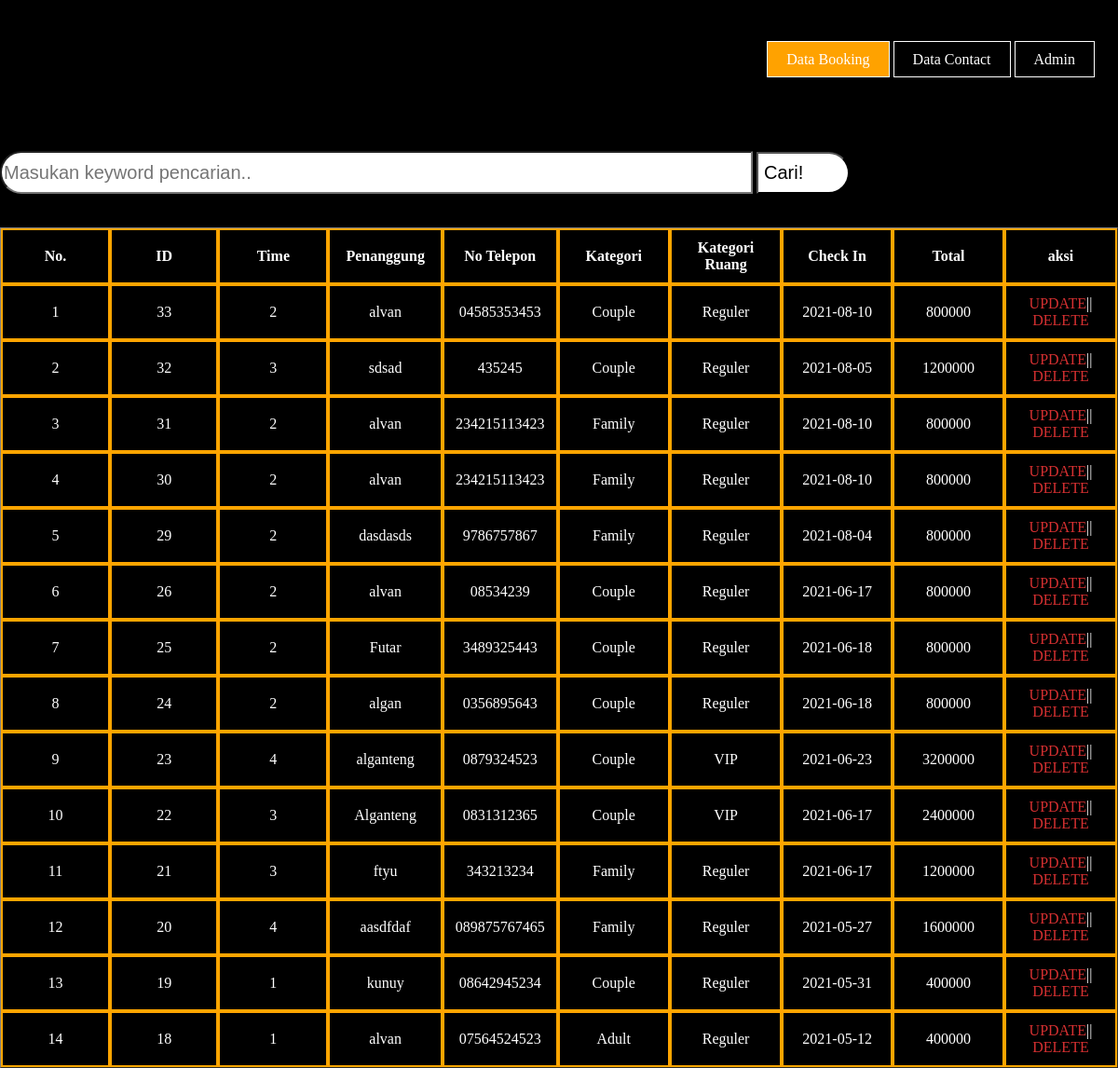
Screenshot of /data_booking.php (signed in) with the database file from the repository.
### tables this page shows
CREATE TABLE `booking` (
  `id` int(20) NOT NULL,
  `check_in` varchar(20) NOT NULL,
  `time` varchar(20) NOT NULL,
  `penanggung` varchar(20) NOT NULL,
  `no_telepon` varchar(20) NOT NULL,
  `kategori` varchar(20) NOT NULL,
  `kategories_room` varchar(20) NOT NULL,
  `total` varchar(20) NOT NULL,
  `pembayaran` varchar(10) NOT NULL
);

### conn.php (called while the page is built, shortened)
<?php
$koneksi = mysqli_connect("localhost", "root", "", "ads");
function booking($buking) {
	global $koneksi;
	$ngab = mysqli_query($koneksi, $buking);
	$rows = [];
	while ( $row = mysqli_fetch_assoc($ngab) ) {
		$rows[] = $row;
	}
	return $rows;
}
?>

### data_booking.php (the view, shortened to what this page needs)
<?php
require 'conn.php';
$booking = booking("SELECT * FROM booking ORDER BY id DESC");
?>
<!DOCTYPE html>
<html>
<head>
</head>
<body>
		<ul>
		<li class="active"><a href="data_booking">Data Booking</a></li>
			<li><a href="data_contact.php">Data Contact</a></li>
            <li><a href="all_data.php">Admin</a></li>
        </ul>
		<br><br><br><br><br><br><br>
	 <form action="" method="post">
	<div class="tabel1">
		<br><br>
			<form action="" method="post">
				<input type="text" name="keyword" size="40" autofocus placeholder="Masukan keyword pencarian.." autocomplete="off"		id="keyword">
				<button type="submit" name="cari" id="tombol-cari">Cari!</button>
				<br><br><br>
			</form>
	<div id="container">
			<table border="1" cellpadding="10" cellspacing="0">
					<tr>
						<th>No.</th>
						<th>ID</th>
						<th>Time</th>
						<th>Penanggung</th>
						<th>No Telepon</th>
						<th>Kategori</th>
						<th>Kategori Ruang</th>
						<th>Check In</th>
						<th>Total</th>
						<th>aksi</th>
					</tr>
					<?php $i = 1; ?>
					<?php foreach ($booking as $row) :?>
					<tr>
						<td><?php echo $i; ?></td>
						<td><?php echo $row["id"];?></td>
						<td><?php echo $row["time"];?></td>
						<td><?php echo $row["penanggung"];?></td>
						<td><?php echo $row["no_telepon"];?></td>
						<td><?php echo $row["kategori"];?></td>
						<td><?php echo $row["kategories_room"];?></td>
						<td><?php echo $row["check_in"];?></td>
						<td><?php echo $row["total"];?></td>
						<td>
							<a href="update.php?id=<?= $row["id"]; ?>";>UPDATE</a>||
							<a href="deletebook.php?id=<?= $row["id"]; ?>" onclick="return confirm('benernichhh?');">DELETE</a>
						</td>
					</tr>
					<?php $i++; ?>
				<?php endforeach;?>
			</table>
		</div>
</body>
</html>

### data_booking.php (style rules this page uses)
body { margin: 0; padding: 0; background:black; }
a { text-decoration: none; color: #d63031; }
tr th { border: 2px solid orange; color: white; width: 100px; height: 30px; text-align: center; font-family: century gothic; }
tr td { border: 2px solid orange; color: white; text-align: center; }
ul { float: right; position: relative; top: 5%; list-style-type: none; margin-top: 25px; margin-right: 25px; padding-top: 30px; }
ul li { display: inline-block; }
ul li a { text-decoration: none; color: white; padding: 10px 20px; border:1px solid; transition: 0.6s; margin-top: 10px; }
ul li.active a { background-color: #ffa200; color: white; }
.tabel1 { position: relative; }
input { width: 800px; height: 40px; border-top-left-radius: 50px; border-bottom-left-radius: 50px; font-size: 20px; }
button { text-align: left; width:100px; height: 45px; border-top-right-radius: 50px; border-bottom-right-radius: 50px; background: white; color: black; font-size: 20px; }

### rows the page displays
booking: id "33", time "2", penanggung "alvan", no_telepon "04585353453", kategori "Couple", kategories_room "Reguler", check_in "2021-08-10", total "800000"
booking: id "32", time "3", penanggung "sdsad", no_telepon "435245", kategori "Couple", kategories_room "Reguler", check_in "2021-08-05", total "1200000"
booking: id "31", time "2", penanggung "alvan", no_telepon "234215113423", kategori "Family", kategories_room "Reguler", check_in "2021-08-10", total "800000"
booking: id "30", time "2", penanggung "alvan", no_telepon "234215113423", kategori "Family", kategories_room "Reguler", check_in "2021-08-10", total "800000"
booking: id "29", time "2", penanggung "dasdasds", no_telepon "9786757867", kategori "Family", kategories_room "Reguler", check_in "2021-08-04", total "800000"
booking: id "26", time "2", penanggung "alvan", no_telepon "08534239", kategori "Couple", kategories_room "Reguler", check_in "2021-06-17", total "800000"
booking: id "25", time "2", penanggung "Futar", no_telepon "3489325443", kategori "Couple", kategories_room "Reguler", check_in "2021-06-18", total "800000"
booking: id "24", time "2", penanggung "algan", no_telepon "0356895643", kategori "Couple", kategories_room "Reguler", check_in "2021-06-18", total "800000"
booking: id "23", time "4", penanggung "alganteng", no_telepon "0879324523", kategori "Couple", kategories_room "VIP", check_in "2021-06-23", total "3200000"
booking: id "22", time "3", penanggung "Alganteng", no_telepon "0831312365", kategori "Couple", kategories_room "VIP", check_in "2021-06-17", total "2400000"
booking: id "21", time "3", penanggung "ftyu", no_telepon "343213234", kategori "Family", kategories_room "Reguler", check_in "2021-06-17", total "1200000"
booking: id "20", time "4", penanggung "aasdfdaf", no_telepon "089875767465", kategori "Family", kategories_room "Reguler", check_in "2021-05-27", total "1600000"
booking: id "19", time "1", penanggung "kunuy", no_telepon "08642945234", kategori "Couple", kategories_room "Reguler", check_in "2021-05-31", total "400000"
booking: id "18", time "1", penanggung "alvan", no_telepon "07564524523", kategori "Adult", kategories_room "Reguler", check_in "2021-05-12", total "400000"
